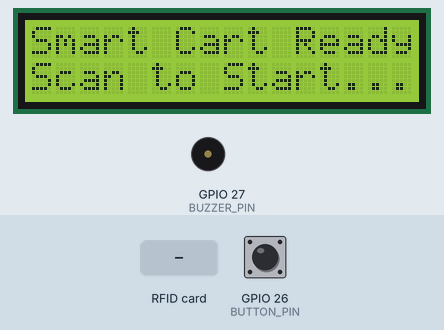
Simulated run of this sketch. Board: ESP32. On the bench: 16×2 character LCD, buzzer (waves = sounding). Inputs (shaded band) come from the test bench; at power-on: GPIO 26 (BUTTON_PIN) HIGH.

Above: at 1.3 s.
1.4 s: RFID card DE AD BE EF held to the reader
At 2.5 s:
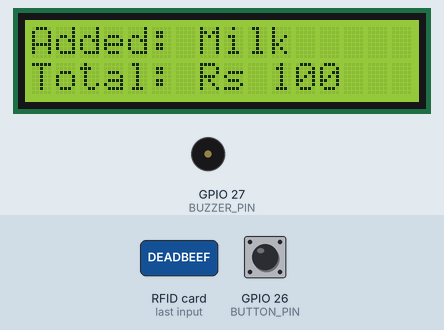
3.1 s: GPIO 26 (BUTTON_PIN) pulled LOW for 0.15 s
At 3.7 s:
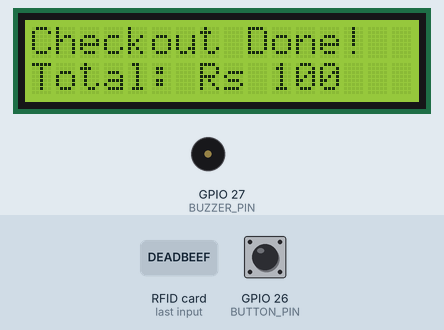
6.2 s: RFID card CA FE BA BE held to the reader
At 8.1 s:
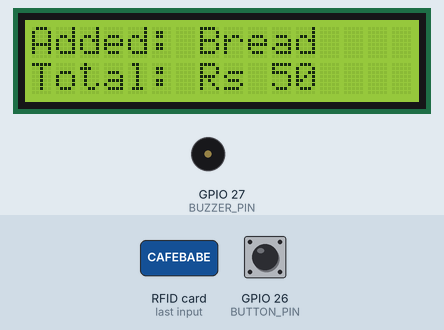
8.8 s: RFID card FE ED FA CE held to the reader
At 10.1 s:
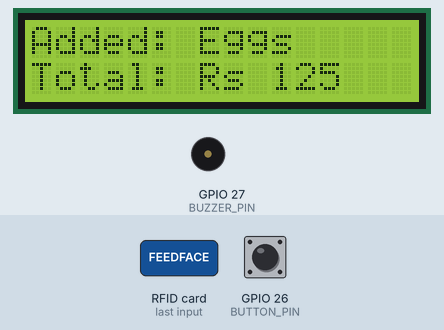
10.5 s: RFID card 5E 7A 19 C4 held to the reader
At 11.7 s:
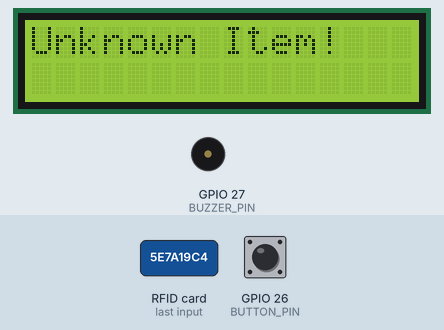
12.5 s: GPIO 26 (BUTTON_PIN) pulled LOW for 1 s
At 14.0 s:
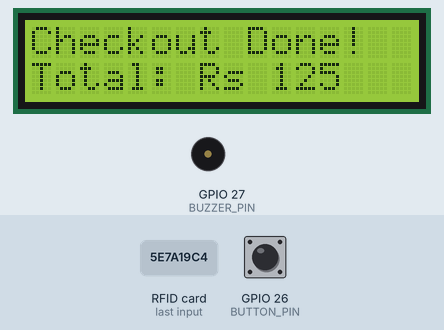
Timing chart, 0 to 15.5 s (numbered marks = the images above; inputs shaded):
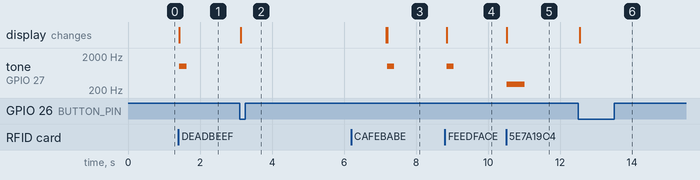

Measured:
- after the input at 1.4 s, tone on GPIO 27 (BUZZER_PIN): silent → 1000 Hz at once, → silent 0.20 s later; the display: changes at once (image 1)
- after the input at 3.1 s, the display: changes at once (image 2)
- after the input at 6.2 s, tone on GPIO 27 (BUZZER_PIN): silent → 1000 Hz after 1.0 s, → silent 0.20 s later; the display: first differs from a run without the input after 1.0 s (image 3)
- after the input at 8.8 s, tone on GPIO 27 (BUZZER_PIN): silent → 1000 Hz after 0.05 s, → silent 0.20 s later; the display: changes after 0.05 s (image 4)
- after the input at 10.5 s, tone on GPIO 27 (BUZZER_PIN): silent → 300 Hz at once, → silent 0.50 s later; the display: changes at once (image 5)
- after the input at 12.5 s, the display: changes after 0.05 s (image 6)

The sketch:

project_ES.ino
```cpp
#include <Wire.h>
#include <SPI.h>
#include <MFRC522.h>
#include <hd44780.h>
#include <hd44780ioClass/hd44780_I2Cexp.h>

// LCD setup
hd44780_I2Cexp lcd; // Automatically uses Wire with default I2C pins (21=SDA, 22=SCL)

// RFID setup (SPI for ESP32)
#define SS_PIN    5
#define RST_PIN   4
MFRC522 mfrc522(SS_PIN, RST_PIN);

// Pins
#define BUZZER_PIN 27
#define BUTTON_PIN 26

int total = 0;

// Dummy database of items
struct Item {
  byte uid[4];
  int price;
  String name;
};

Item items[] = {
  {{0xDE, 0xAD, 0xBE, 0xEF}, 100, "Milk"},
  {{0xCA, 0xFE, 0xBA, 0xBE}, 50, "Bread"},
  {{0xFE, 0xED, 0xFA, 0xCE}, 75, "Eggs"}
};

const int numItems = sizeof(items) / sizeof(items[0]);

void setup() {
  Serial.begin(115200);
  SPI.begin(); // Init SPI bus
  mfrc522.PCD_Init(); // Init RFID

  pinMode(BUZZER_PIN, OUTPUT);
  pinMode(BUTTON_PIN, INPUT_PULLUP);

  lcd.begin(16, 2);
  lcd.backlight();

  lcd.setCursor(0, 0);
  lcd.print("Smart Cart Ready");
  lcd.setCursor(0, 1);
  lcd.print("Scan to Start...");
}

void loop() {
  if (!mfrc522.PICC_IsNewCardPresent() || !mfrc522.PICC_ReadCardSerial()) {
    checkButton();
    return;
  }

  bool found = false;

  for (int i = 0; i < numItems; i++) {
    if (memcmp(mfrc522.uid.uidByte, items[i].uid, 4) == 0) {
      total += items[i].price;
      lcd.clear();
      lcd.setCursor(0, 0);
      lcd.print("Added: " + items[i].name);
      lcd.setCursor(0, 1);
      lcd.print("Total: Rs ");
      lcd.print(total);
      tone(BUZZER_PIN, 1000, 200);
      delay(1500);
      found = true;
      break;
    }
  }

  if (!found) {
    lcd.clear();
    lcd.setCursor(0, 0);
    lcd.print("Unknown Item!");
    tone(BUZZER_PIN, 300, 500);
    delay(1500);
  }

  mfrc522.PICC_HaltA();
  mfrc522.PCD_StopCrypto1();
}

void checkButton() {
  if (digitalRead(BUTTON_PIN) == LOW) {
    lcd.clear();
    lcd.setCursor(0, 0);
    lcd.print("Checkout Done!");
    lcd.setCursor(0, 1);
    lcd.print("Total: Rs ");
    lcd.print(total);
    delay(4000);

    // Reset
    total = 0;
    lcd.clear();
    lcd.setCursor(0, 0);
    lcd.print("Smart Cart Ready");
    lcd.setCursor(0, 1);
    lcd.print("Scan to Start...");
  }
}
```
